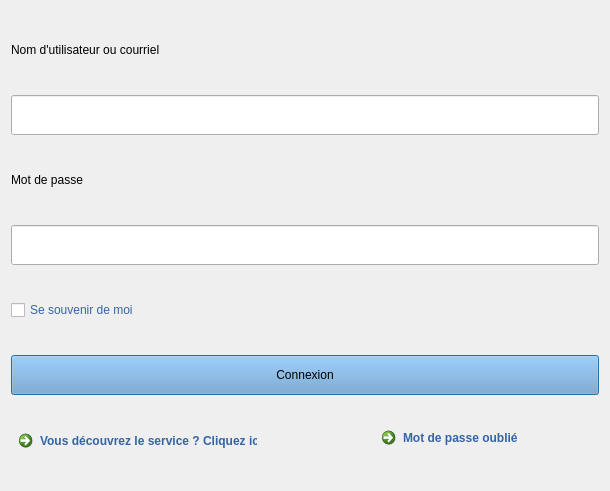
<?xml version="1.0" encoding="UTF-8"?>
<ui version="4.0">
 <class>dlg_title</class>
 <widget class="QDialog" name="dlg_title">
  <property name="geometry">
   <rect>
    <x>0</x>
    <y>0</y>
    <width>610</width>
    <height>491</height>
   </rect>
  </property>
  <property name="minimumSize">
   <size>
    <width>200</width>
    <height>300</height>
   </size>
  </property>
  <property name="maximumSize">
   <size>
    <width>16777215</width>
    <height>16777215</height>
   </size>
  </property>
  <property name="windowTitle">
   <string>Login</string>
  </property>
  <property name="windowOpacity">
   <double>0.950000000000000</double>
  </property>
  <property name="styleSheet">
   <string notr="true">font: 75 10pt &quot;Ubuntu Condensed&quot;;</string>
  </property>
  <property name="locale">
   <locale language="English" country="UnitedStates"/>
  </property>
  <layout class="QGridLayout" name="gridLayout">
   <item row="0" column="0" colspan="4">
    <widget class="QLabel" name="lbl_userTitle">
     <property name="minimumSize">
      <size>
       <width>300</width>
       <height>25</height>
      </size>
     </property>
     <property name="maximumSize">
      <size>
       <width>600</width>
       <height>40</height>
      </size>
     </property>
     <property name="styleSheet">
      <string notr="true">font: 75 15pt &quot;Ubuntu Condensed&quot;;</string>
     </property>
     <property name="text">
      <string>Nom d'utilisateur ou courriel</string>
     </property>
    </widget>
   </item>
   <item row="3" column="0" colspan="4">
    <widget class="QgsPasswordLineEdit" name="ple_mdpEdit">
     <property name="minimumSize">
      <size>
       <width>400</width>
       <height>40</height>
      </size>
     </property>
     <property name="maximumSize">
      <size>
       <width>600</width>
       <height>40</height>
      </size>
     </property>
     <property name="text">
      <string/>
     </property>
    </widget>
   </item>
   <item row="6" column="0" colspan="4">
    <widget class="QPushButton" name="btn_connection">
     <property name="minimumSize">
      <size>
       <width>300</width>
       <height>40</height>
      </size>
     </property>
     <property name="maximumSize">
      <size>
       <width>600</width>
       <height>40</height>
      </size>
     </property>
     <property name="styleSheet">
      <string notr="true">background-color: rgb(114, 159, 207);
font: 75 15pt &quot;Ubuntu Condensed&quot;;</string>
     </property>
     <property name="text">
      <string>Connexion</string>
     </property>
     <property name="checkable">
      <bool>false</bool>
     </property>
    </widget>
   </item>
   <item row="4" column="0">
    <widget class="QCheckBox" name="chb_memory">
     <property name="minimumSize">
      <size>
       <width>10</width>
       <height>10</height>
      </size>
     </property>
     <property name="maximumSize">
      <size>
       <width>150</width>
       <height>40</height>
      </size>
     </property>
     <property name="styleSheet">
      <string notr="true">font: 75 13pt &quot;Ubuntu Condensed&quot;;
color: rgb(52, 101, 164);</string>
     </property>
     <property name="text">
      <string>Se souvenir de moi</string>
     </property>
    </widget>
   </item>
   <item row="1" column="0" colspan="4">
    <widget class="QLineEdit" name="lbl_userEdit">
     <property name="minimumSize">
      <size>
       <width>400</width>
       <height>40</height>
      </size>
     </property>
     <property name="maximumSize">
      <size>
       <width>600</width>
       <height>40</height>
      </size>
     </property>
    </widget>
   </item>
   <item row="2" column="0">
    <widget class="QLabel" name="lbl_mdpTitle">
     <property name="minimumSize">
      <size>
       <width>300</width>
       <height>25</height>
      </size>
     </property>
     <property name="maximumSize">
      <size>
       <width>600</width>
       <height>40</height>
      </size>
     </property>
     <property name="styleSheet">
      <string notr="true">font: 75 15pt &quot;Ubuntu Condensed&quot;;</string>
     </property>
     <property name="text">
      <string>Mot de passe</string>
     </property>
    </widget>
   </item>
   <item row="7" column="0">
    <widget class="QCommandLinkButton" name="commandLinkButton">
     <property name="minimumSize">
      <size>
       <width>100</width>
       <height>10</height>
      </size>
     </property>
     <property name="maximumSize">
      <size>
       <width>250</width>
       <height>30</height>
      </size>
     </property>
     <property name="styleSheet">
      <string notr="true">font: 75 13pt &quot;Ubuntu Condensed&quot;;
font: italic 11pt &quot;Ubuntu Condensed&quot;;
color: rgb(52, 101, 164);</string>
     </property>
     <property name="text">
      <string>Vous découvrez le service ? Cliquez ici</string>
     </property>
    </widget>
   </item>
   <item row="7" column="2">
    <widget class="QCommandLinkButton" name="clb_forgot">
     <property name="minimumSize">
      <size>
       <width>10</width>
       <height>10</height>
      </size>
     </property>
     <property name="maximumSize">
      <size>
       <width>200</width>
       <height>40</height>
      </size>
     </property>
     <property name="styleSheet">
      <string notr="true">font: 75 13pt &quot;Ubuntu Condensed&quot;;
font: italic 11pt &quot;Ubuntu Condensed&quot;;
color: rgb(52, 101, 164);</string>
     </property>
     <property name="text">
      <string>Mot de passe oublié</string>
     </property>
     <property name="icon">
      <iconset theme="link">
       <normaloff>../toolbelt</normaloff>../toolbelt</iconset>
     </property>
    </widget>
   </item>
  </layout>
 </widget>
 <customwidgets>
  <customwidget>
   <class>QgsPasswordLineEdit</class>
   <extends>QLineEdit</extends>
   <header>qgspasswordlineedit.h</header>
  </customwidget>
 </customwidgets>
 <resources/>
 <connections/>
</ui>
